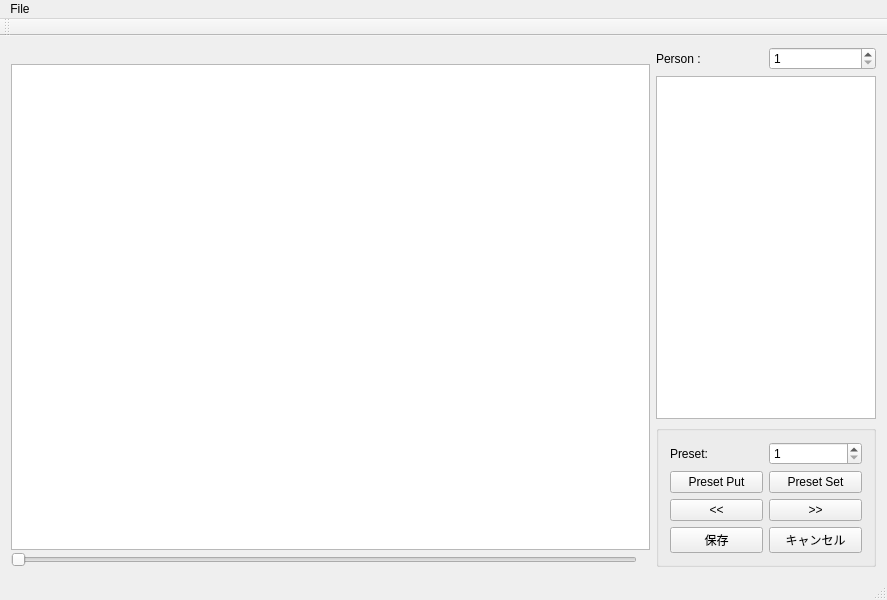
<?xml version="1.0" encoding="UTF-8"?>
<ui version="4.0">
 <class>MainWindow</class>
 <widget class="QMainWindow" name="MainWindow">
  <property name="geometry">
   <rect>
    <x>0</x>
    <y>0</y>
    <width>887</width>
    <height>600</height>
   </rect>
  </property>
  <property name="windowTitle">
   <string>MainWindow</string>
  </property>
  <widget class="QWidget" name="centralWidget">
   <layout class="QGridLayout" name="gridLayout">
    <item row="0" column="0" rowspan="3">
     <layout class="QVBoxLayout" name="verticalLayout">
      <property name="spacing">
       <number>2</number>
      </property>
      <item>
       <widget class="QLabel" name="filenameLabel">
        <property name="font">
         <font>
          <pointsize>10</pointsize>
         </font>
        </property>
        <property name="text">
         <string/>
        </property>
       </widget>
      </item>
      <item>
       <widget class="QGraphicsView" name="graphicsView"/>
      </item>
      <item>
       <layout class="QHBoxLayout" name="horizontalLayout">
        <item>
         <widget class="QSlider" name="fileSlider">
          <property name="orientation">
           <enum>Qt::Horizontal</enum>
          </property>
         </widget>
        </item>
        <item>
         <widget class="QLabel" name="countLabel">
          <property name="text">
           <string/>
          </property>
         </widget>
        </item>
       </layout>
      </item>
     </layout>
    </item>
    <item row="0" column="1">
     <widget class="QLabel" name="label">
      <property name="text">
       <string>Person : </string>
      </property>
     </widget>
    </item>
    <item row="0" column="2">
     <widget class="QSpinBox" name="personSpinBox">
      <property name="minimum">
       <number>1</number>
      </property>
      <property name="maximum">
       <number>99</number>
      </property>
     </widget>
    </item>
    <item row="1" column="1" colspan="2">
     <widget class="QListWidget" name="listWidget">
      <property name="maximumSize">
       <size>
        <width>220</width>
        <height>16777215</height>
       </size>
      </property>
     </widget>
    </item>
    <item row="2" column="1" colspan="2">
     <widget class="QGroupBox" name="buttonGroupBox">
      <property name="title">
       <string/>
      </property>
      <layout class="QGridLayout" name="gridLayout_2">
       <item row="1" column="1">
        <widget class="QPushButton" name="presetSetButton">
         <property name="text">
          <string>Preset Set</string>
         </property>
        </widget>
       </item>
       <item row="2" column="0">
        <widget class="QPushButton" name="prevButton">
         <property name="text">
          <string>&lt;&lt;</string>
         </property>
        </widget>
       </item>
       <item row="2" column="1">
        <widget class="QPushButton" name="nextButton">
         <property name="text">
          <string>&gt;&gt;</string>
         </property>
        </widget>
       </item>
       <item row="4" column="1">
        <widget class="QPushButton" name="cancelButton">
         <property name="text">
          <string>キャンセル</string>
         </property>
        </widget>
       </item>
       <item row="4" column="0">
        <widget class="QPushButton" name="saveButton">
         <property name="text">
          <string>保存</string>
         </property>
        </widget>
       </item>
       <item row="1" column="0">
        <widget class="QPushButton" name="presetPutButton">
         <property name="text">
          <string>Preset Put</string>
         </property>
        </widget>
       </item>
       <item row="0" column="0">
        <widget class="QLabel" name="label_2">
         <property name="text">
          <string>Preset:</string>
         </property>
        </widget>
       </item>
       <item row="0" column="1">
        <widget class="QSpinBox" name="presetSpinBox">
         <property name="minimum">
          <number>1</number>
         </property>
         <property name="maximum">
          <number>10</number>
         </property>
        </widget>
       </item>
      </layout>
     </widget>
    </item>
   </layout>
  </widget>
  <widget class="QMenuBar" name="menuBar">
   <property name="geometry">
    <rect>
     <x>0</x>
     <y>0</y>
     <width>887</width>
     <height>26</height>
    </rect>
   </property>
   <widget class="QMenu" name="menuFile">
    <property name="title">
     <string>File</string>
    </property>
    <addaction name="actionOpen_Dir"/>
    <addaction name="separator"/>
    <addaction name="actionSelectAll"/>
    <addaction name="actionDelPoint"/>
    <addaction name="actionEditCancel"/>
    <addaction name="actionSaveScene"/>
    <addaction name="separator"/>
    <addaction name="actionExport"/>
   </widget>
   <addaction name="menuFile"/>
  </widget>
  <widget class="QToolBar" name="mainToolBar">
   <attribute name="toolBarArea">
    <enum>TopToolBarArea</enum>
   </attribute>
   <attribute name="toolBarBreak">
    <bool>false</bool>
   </attribute>
  </widget>
  <widget class="QStatusBar" name="statusBar"/>
  <action name="actionOpen_Dir">
   <property name="text">
    <string>Open Dir</string>
   </property>
  </action>
  <action name="actionExport">
   <property name="text">
    <string>Export</string>
   </property>
   <property name="shortcut">
    <string>Ctrl+E</string>
   </property>
  </action>
  <action name="actionDelPoint">
   <property name="text">
    <string>選択点削除</string>
   </property>
   <property name="shortcut">
    <string>Backspace</string>
   </property>
  </action>
  <action name="actionSaveScene">
   <property name="text">
    <string>scene保存</string>
   </property>
   <property name="shortcut">
    <string>Ctrl+S</string>
   </property>
  </action>
  <action name="actionEditCancel">
   <property name="text">
    <string>scene編集キャンセル</string>
   </property>
   <property name="shortcut">
    <string>Ctrl+X</string>
   </property>
  </action>
  <action name="actionSelectAll">
   <property name="text">
    <string>全点選択</string>
   </property>
   <property name="shortcut">
    <string>Ctrl+A</string>
   </property>
  </action>
 </widget>
 <layoutdefault spacing="6" margin="11"/>
 <resources/>
 <connections/>
</ui>
